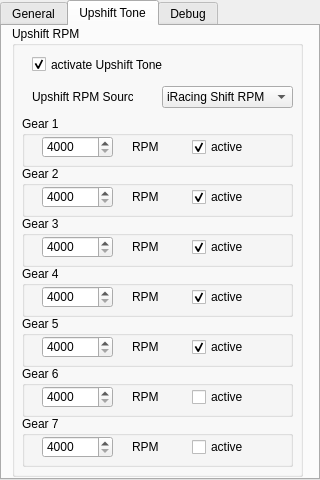
<?xml version="1.0" encoding="UTF-8"?>
<ui version="4.0">
 <class>Form</class>
 <widget class="QWidget" name="Form">
  <property name="geometry">
   <rect>
    <x>0</x>
    <y>0</y>
    <width>320</width>
    <height>480</height>
   </rect>
  </property>
  <property name="windowTitle">
   <string>Form</string>
  </property>
  <widget class="QTabWidget" name="tabWidget">
   <property name="geometry">
    <rect>
     <x>0</x>
     <y>0</y>
     <width>320</width>
     <height>480</height>
    </rect>
   </property>
   <property name="sizePolicy">
    <sizepolicy hsizetype="Fixed" vsizetype="Fixed">
     <horstretch>0</horstretch>
     <verstretch>0</verstretch>
    </sizepolicy>
   </property>
   <property name="currentIndex">
    <number>1</number>
   </property>
   <widget class="QWidget" name="tabGeneral">
    <attribute name="title">
     <string>General</string>
    </attribute>
    <widget class="QLabel" name="label_8">
     <property name="geometry">
      <rect>
       <x>40</x>
       <y>20</y>
       <width>81</width>
       <height>16</height>
      </rect>
     </property>
     <property name="text">
      <string>Race Laps</string>
     </property>
    </widget>
    <widget class="QLabel" name="label_10">
     <property name="geometry">
      <rect>
       <x>40</x>
       <y>50</y>
       <width>81</width>
       <height>16</height>
      </rect>
     </property>
     <property name="text">
      <string>Pit Stop Delta</string>
     </property>
    </widget>
    <widget class="QDoubleSpinBox" name="doubleSpinBox_PitStopDelta">
     <property name="geometry">
      <rect>
       <x>160</x>
       <y>50</y>
       <width>101</width>
       <height>22</height>
      </rect>
     </property>
     <property name="prefix">
      <string/>
     </property>
     <property name="suffix">
      <string/>
     </property>
     <property name="decimals">
      <number>1</number>
     </property>
     <property name="maximum">
      <double>1000.000000000000000</double>
     </property>
     <property name="singleStep">
      <double>0.100000000000000</double>
     </property>
     <property name="value">
      <double>60.000000000000000</double>
     </property>
    </widget>
    <widget class="QSpinBox" name="spinBoxRaceLaps">
     <property name="geometry">
      <rect>
       <x>160</x>
       <y>20</y>
       <width>101</width>
       <height>22</height>
      </rect>
     </property>
     <property name="maximum">
      <number>10000</number>
     </property>
     <property name="singleStep">
      <number>1</number>
     </property>
    </widget>
   </widget>
   <widget class="QWidget" name="tabUpshiftTone">
    <attribute name="title">
     <string>Upshift Tone</string>
    </attribute>
    <widget class="QGroupBox" name="groupBox">
     <property name="geometry">
      <rect>
       <x>10</x>
       <y>0</y>
       <width>291</width>
       <height>451</height>
      </rect>
     </property>
     <property name="title">
      <string>Upshift RPM</string>
     </property>
     <widget class="QGroupBox" name="groupBox_Gear1">
      <property name="geometry">
       <rect>
        <x>10</x>
        <y>90</y>
        <width>271</width>
        <height>51</height>
       </rect>
      </property>
      <property name="title">
       <string>Gear 1</string>
      </property>
      <widget class="QSpinBox" name="spinBox_Gear1">
       <property name="geometry">
        <rect>
         <x>20</x>
         <y>20</y>
         <width>71</width>
         <height>22</height>
        </rect>
       </property>
       <property name="minimum">
        <number>4000</number>
       </property>
       <property name="maximum">
        <number>20000</number>
       </property>
       <property name="singleStep">
        <number>10</number>
       </property>
      </widget>
      <widget class="QLabel" name="label">
       <property name="geometry">
        <rect>
         <x>110</x>
         <y>20</y>
         <width>46</width>
         <height>22</height>
        </rect>
       </property>
       <property name="text">
        <string>RPM</string>
       </property>
      </widget>
      <widget class="QCheckBox" name="checkBox_Gear1">
       <property name="enabled">
        <bool>true</bool>
       </property>
       <property name="geometry">
        <rect>
         <x>170</x>
         <y>20</y>
         <width>51</width>
         <height>22</height>
        </rect>
       </property>
       <property name="acceptDrops">
        <bool>false</bool>
       </property>
       <property name="text">
        <string>active</string>
       </property>
       <property name="checked">
        <bool>true</bool>
       </property>
      </widget>
     </widget>
     <widget class="QGroupBox" name="groupBox_Gear2">
      <property name="geometry">
       <rect>
        <x>10</x>
        <y>140</y>
        <width>271</width>
        <height>51</height>
       </rect>
      </property>
      <property name="title">
       <string>Gear 2</string>
      </property>
      <widget class="QSpinBox" name="spinBox_Gear2">
       <property name="geometry">
        <rect>
         <x>20</x>
         <y>20</y>
         <width>71</width>
         <height>22</height>
        </rect>
       </property>
       <property name="minimum">
        <number>4000</number>
       </property>
       <property name="maximum">
        <number>20000</number>
       </property>
       <property name="singleStep">
        <number>10</number>
       </property>
      </widget>
      <widget class="QLabel" name="label_2">
       <property name="geometry">
        <rect>
         <x>110</x>
         <y>20</y>
         <width>46</width>
         <height>22</height>
        </rect>
       </property>
       <property name="text">
        <string>RPM</string>
       </property>
      </widget>
      <widget class="QCheckBox" name="checkBox_Gear2">
       <property name="geometry">
        <rect>
         <x>170</x>
         <y>20</y>
         <width>51</width>
         <height>22</height>
        </rect>
       </property>
       <property name="text">
        <string>active</string>
       </property>
       <property name="checked">
        <bool>true</bool>
       </property>
      </widget>
     </widget>
     <widget class="QGroupBox" name="groupBox_Gear3">
      <property name="geometry">
       <rect>
        <x>10</x>
        <y>190</y>
        <width>271</width>
        <height>51</height>
       </rect>
      </property>
      <property name="title">
       <string>Gear 3</string>
      </property>
      <widget class="QSpinBox" name="spinBox_Gear3">
       <property name="geometry">
        <rect>
         <x>20</x>
         <y>20</y>
         <width>71</width>
         <height>22</height>
        </rect>
       </property>
       <property name="minimum">
        <number>4000</number>
       </property>
       <property name="maximum">
        <number>20000</number>
       </property>
       <property name="singleStep">
        <number>10</number>
       </property>
      </widget>
      <widget class="QLabel" name="label_3">
       <property name="geometry">
        <rect>
         <x>110</x>
         <y>20</y>
         <width>46</width>
         <height>22</height>
        </rect>
       </property>
       <property name="text">
        <string>RPM</string>
       </property>
      </widget>
      <widget class="QCheckBox" name="checkBox_Gear3">
       <property name="geometry">
        <rect>
         <x>170</x>
         <y>20</y>
         <width>51</width>
         <height>22</height>
        </rect>
       </property>
       <property name="text">
        <string>active</string>
       </property>
       <property name="checked">
        <bool>true</bool>
       </property>
      </widget>
     </widget>
     <widget class="QGroupBox" name="groupBox_Gear4">
      <property name="geometry">
       <rect>
        <x>10</x>
        <y>240</y>
        <width>271</width>
        <height>51</height>
       </rect>
      </property>
      <property name="title">
       <string>Gear 4</string>
      </property>
      <widget class="QSpinBox" name="spinBox_Gear4">
       <property name="geometry">
        <rect>
         <x>20</x>
         <y>20</y>
         <width>71</width>
         <height>22</height>
        </rect>
       </property>
       <property name="minimum">
        <number>4000</number>
       </property>
       <property name="maximum">
        <number>20000</number>
       </property>
       <property name="singleStep">
        <number>10</number>
       </property>
      </widget>
      <widget class="QLabel" name="label_4">
       <property name="geometry">
        <rect>
         <x>110</x>
         <y>20</y>
         <width>46</width>
         <height>22</height>
        </rect>
       </property>
       <property name="text">
        <string>RPM</string>
       </property>
      </widget>
      <widget class="QCheckBox" name="checkBox_Gear4">
       <property name="geometry">
        <rect>
         <x>170</x>
         <y>20</y>
         <width>51</width>
         <height>22</height>
        </rect>
       </property>
       <property name="text">
        <string>active</string>
       </property>
       <property name="checked">
        <bool>true</bool>
       </property>
      </widget>
     </widget>
     <widget class="QGroupBox" name="groupBox_Gear2_4">
      <property name="geometry">
       <rect>
        <x>10</x>
        <y>290</y>
        <width>271</width>
        <height>51</height>
       </rect>
      </property>
      <property name="title">
       <string>Gear 5</string>
      </property>
      <widget class="QSpinBox" name="spinBox_Gear5">
       <property name="geometry">
        <rect>
         <x>20</x>
         <y>20</y>
         <width>71</width>
         <height>22</height>
        </rect>
       </property>
       <property name="minimum">
        <number>4000</number>
       </property>
       <property name="maximum">
        <number>20000</number>
       </property>
       <property name="singleStep">
        <number>10</number>
       </property>
      </widget>
      <widget class="QLabel" name="label_5">
       <property name="geometry">
        <rect>
         <x>110</x>
         <y>20</y>
         <width>46</width>
         <height>22</height>
        </rect>
       </property>
       <property name="text">
        <string>RPM</string>
       </property>
      </widget>
      <widget class="QCheckBox" name="checkBox_Gear5">
       <property name="geometry">
        <rect>
         <x>170</x>
         <y>20</y>
         <width>51</width>
         <height>22</height>
        </rect>
       </property>
       <property name="text">
        <string>active</string>
       </property>
       <property name="checked">
        <bool>true</bool>
       </property>
      </widget>
     </widget>
     <widget class="QGroupBox" name="groupBox_Gear6">
      <property name="geometry">
       <rect>
        <x>10</x>
        <y>340</y>
        <width>271</width>
        <height>51</height>
       </rect>
      </property>
      <property name="title">
       <string>Gear 6</string>
      </property>
      <widget class="QSpinBox" name="spinBox_Gear6">
       <property name="geometry">
        <rect>
         <x>20</x>
         <y>20</y>
         <width>71</width>
         <height>22</height>
        </rect>
       </property>
       <property name="minimum">
        <number>4000</number>
       </property>
       <property name="maximum">
        <number>20000</number>
       </property>
       <property name="singleStep">
        <number>10</number>
       </property>
      </widget>
      <widget class="QLabel" name="label_6">
       <property name="geometry">
        <rect>
         <x>110</x>
         <y>20</y>
         <width>46</width>
         <height>22</height>
        </rect>
       </property>
       <property name="text">
        <string>RPM</string>
       </property>
      </widget>
      <widget class="QCheckBox" name="checkBox_Gear6">
       <property name="geometry">
        <rect>
         <x>170</x>
         <y>20</y>
         <width>51</width>
         <height>22</height>
        </rect>
       </property>
       <property name="text">
        <string>active</string>
       </property>
      </widget>
     </widget>
     <widget class="QGroupBox" name="groupBox_Gear7">
      <property name="geometry">
       <rect>
        <x>10</x>
        <y>390</y>
        <width>271</width>
        <height>51</height>
       </rect>
      </property>
      <property name="title">
       <string>Gear 7</string>
      </property>
      <widget class="QSpinBox" name="spinBox_Gear7">
       <property name="geometry">
        <rect>
         <x>20</x>
         <y>20</y>
         <width>71</width>
         <height>22</height>
        </rect>
       </property>
       <property name="minimum">
        <number>4000</number>
       </property>
       <property name="maximum">
        <number>20000</number>
       </property>
       <property name="singleStep">
        <number>10</number>
       </property>
      </widget>
      <widget class="QLabel" name="label_7">
       <property name="geometry">
        <rect>
         <x>110</x>
         <y>20</y>
         <width>46</width>
         <height>22</height>
        </rect>
       </property>
       <property name="text">
        <string>RPM</string>
       </property>
      </widget>
      <widget class="QCheckBox" name="checkBox_Gear7">
       <property name="geometry">
        <rect>
         <x>170</x>
         <y>20</y>
         <width>51</width>
         <height>22</height>
        </rect>
       </property>
       <property name="text">
        <string>active</string>
       </property>
      </widget>
     </widget>
     <widget class="QComboBox" name="comboBox">
      <property name="geometry">
       <rect>
        <x>150</x>
        <y>60</y>
        <width>131</width>
        <height>22</height>
       </rect>
      </property>
      <property name="currentIndex">
       <number>1</number>
      </property>
      <property name="maxVisibleItems">
       <number>5</number>
      </property>
      <item>
       <property name="text">
        <string>iRacing First RPM</string>
       </property>
      </item>
      <item>
       <property name="text">
        <string>iRacing Shift RPM</string>
       </property>
      </item>
      <item>
       <property name="text">
        <string>iRacing Last RPM</string>
       </property>
      </item>
      <item>
       <property name="text">
        <string>iRacing Blink RPM</string>
       </property>
      </item>
      <item>
       <property name="text">
        <string>User defined</string>
       </property>
      </item>
     </widget>
     <widget class="QLabel" name="label_9">
      <property name="geometry">
       <rect>
        <x>20</x>
        <y>60</y>
        <width>101</width>
        <height>22</height>
       </rect>
      </property>
      <property name="text">
       <string>Upshift RPM Source</string>
      </property>
     </widget>
     <widget class="QCheckBox" name="checkBox_UpshiftTone">
      <property name="geometry">
       <rect>
        <x>20</x>
        <y>30</y>
        <width>251</width>
        <height>17</height>
       </rect>
      </property>
      <property name="text">
       <string>activate Upshift Tone</string>
      </property>
      <property name="checked">
       <bool>true</bool>
      </property>
     </widget>
    </widget>
   </widget>
   <widget class="QWidget" name="tabDebug">
    <attribute name="title">
     <string>Debug</string>
    </attribute>
    <widget class="QPushButton" name="pushButton">
     <property name="geometry">
      <rect>
       <x>230</x>
       <y>430</y>
       <width>75</width>
       <height>23</height>
      </rect>
     </property>
     <property name="text">
      <string>PushButton</string>
     </property>
    </widget>
    <widget class="QLineEdit" name="lineEdit">
     <property name="geometry">
      <rect>
       <x>10</x>
       <y>430</y>
       <width>211</width>
       <height>20</height>
      </rect>
     </property>
    </widget>
    <widget class="QTextEdit" name="textEdit">
     <property name="geometry">
      <rect>
       <x>10</x>
       <y>10</y>
       <width>291</width>
       <height>411</height>
      </rect>
     </property>
    </widget>
   </widget>
  </widget>
 </widget>
 <resources/>
 <connections/>
</ui>
